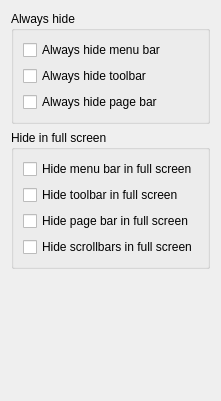
     <widget class="QWidget" name="toolbars">
      <attribute name="title">
       <string>Interface</string>
      </attribute>
      <layout class="QVBoxLayout" name="verticalLayout_6">
       <item>
        <widget class="QGroupBox" name="groupBox_5">
         <property name="sizePolicy">
          <sizepolicy hsizetype="MinimumExpanding" vsizetype="Minimum">
           <horstretch>0</horstretch>
           <verstretch>0</verstretch>
          </sizepolicy>
         </property>
         <property name="layoutDirection">
          <enum>Qt::LeftToRight</enum>
         </property>
         <property name="title">
          <string>Always hide</string>
         </property>
         <layout class="QVBoxLayout" name="verticalLayout_3">
          <item>
           <widget class="QCheckBox" name="checkBoxHideMenuBarParmanently">
            <property name="text">
             <string extracomment="Flag to suppress the automatic display of the page bar">Always hide menu bar</string>
            </property>
           </widget>
          </item>
          <item>
           <widget class="QCheckBox" name="checkBoxHideToolBarParmanently">
            <property name="text">
             <string extracomment="Flag to suppress the automatic display of the page bar">Always hide toolbar</string>
            </property>
           </widget>
          </item>
          <item>
           <widget class="QCheckBox" name="checkBoxHidePageBarParmanently">
            <property name="text">
             <string extracomment="Flag to suppress the automatic display of the page bar">Always hide page bar</string>
            </property>
           </widget>
          </item>
         </layout>
        </widget>
       </item>
       <item>
        <widget class="QGroupBox" name="groupBox_6">
         <property name="sizePolicy">
          <sizepolicy hsizetype="Preferred" vsizetype="Minimum">
           <horstretch>0</horstretch>
           <verstretch>0</verstretch>
          </sizepolicy>
         </property>
         <property name="title">
          <string>Hide in full screen</string>
         </property>
         <layout class="QVBoxLayout" name="verticalLayout_4">
          <item>
           <widget class="QCheckBox" name="checkBoxHideMenuBarInFullscreen">
            <property name="text">
             <string extracomment="Flag to suppress the automatic display of the scrollbars in fullscreen">Hide menu bar in full screen</string>
            </property>
           </widget>
          </item>
          <item>
           <widget class="QCheckBox" name="checkBoxHideToolBarInFullscreen">
            <property name="text">
             <string extracomment="Flag to suppress the automatic display of the scrollbars in fullscreen">Hide toolbar in full screen</string>
            </property>
           </widget>
          </item>
          <item>
           <widget class="QCheckBox" name="checkBoxHidePageBarInFullscreen">
            <property name="text">
             <string extracomment="Flag to suppress the automatic display of the scrollbars in fullscreen">Hide page bar in full screen</string>
            </property>
           </widget>
          </item>
          <item>
           <widget class="QCheckBox" name="checkBoxHideScrollBarInFullscreen">
            <property name="text">
             <string extracomment="Flag to suppress the automatic display of the scrollbars in fullscreen">Hide scrollbars in full screen</string>
            </property>
           </widget>
          </item>
         </layout>
        </widget>
       </item>
       <item>
        <spacer name="verticalSpacer">
         <property name="orientation">
          <enum>Qt::Vertical</enum>
         </property>
         <property name="sizeType">
          <enum>QSizePolicy::Preferred</enum>
         </property>
         <property name="sizeHint" stdset="0">
          <size>
           <width>20</width>
           <height>121</height>
          </size>
         </property>
        </spacer>
       </item>
      </layout>
     </widget>
